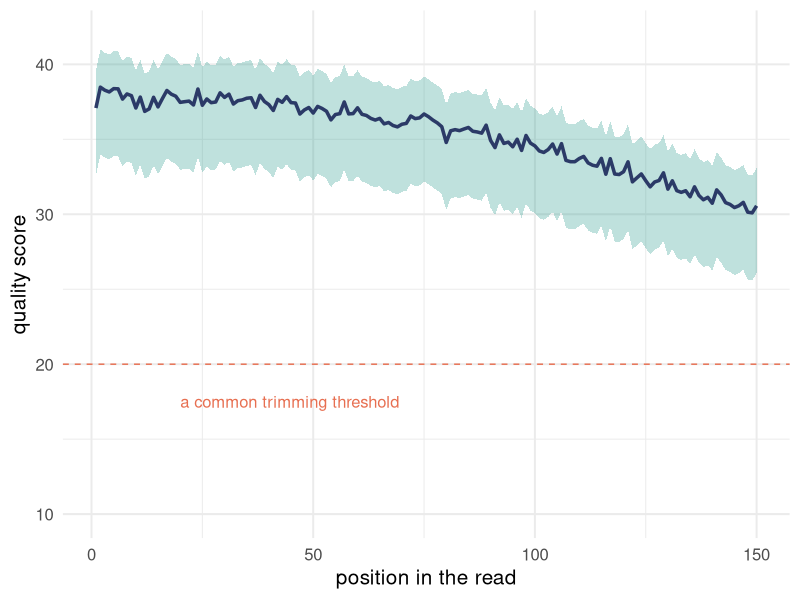
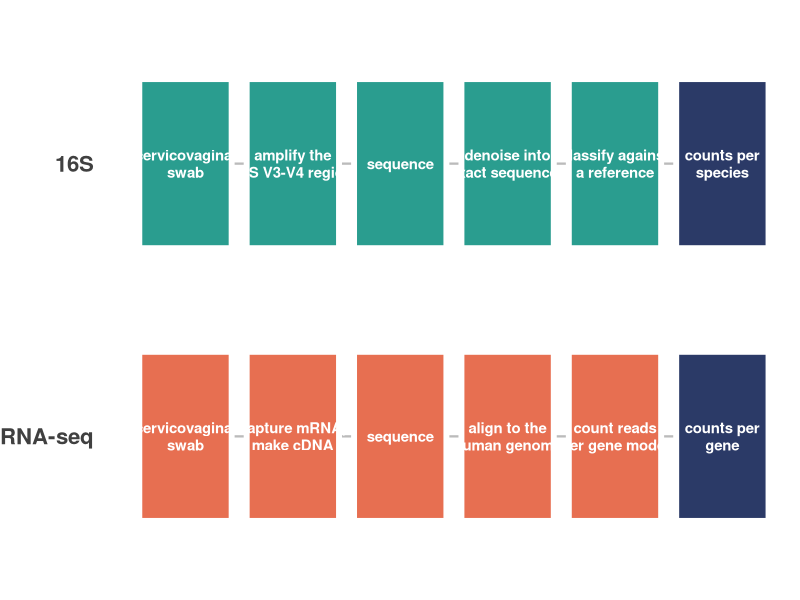
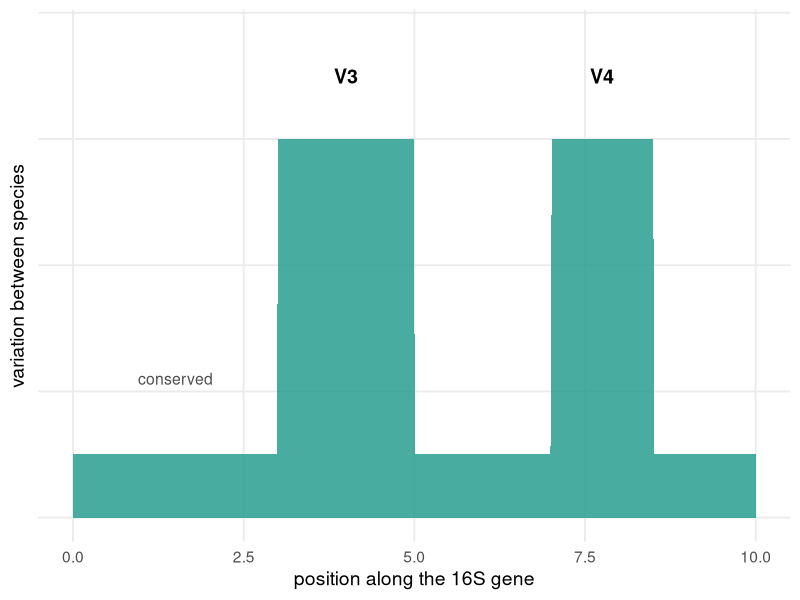
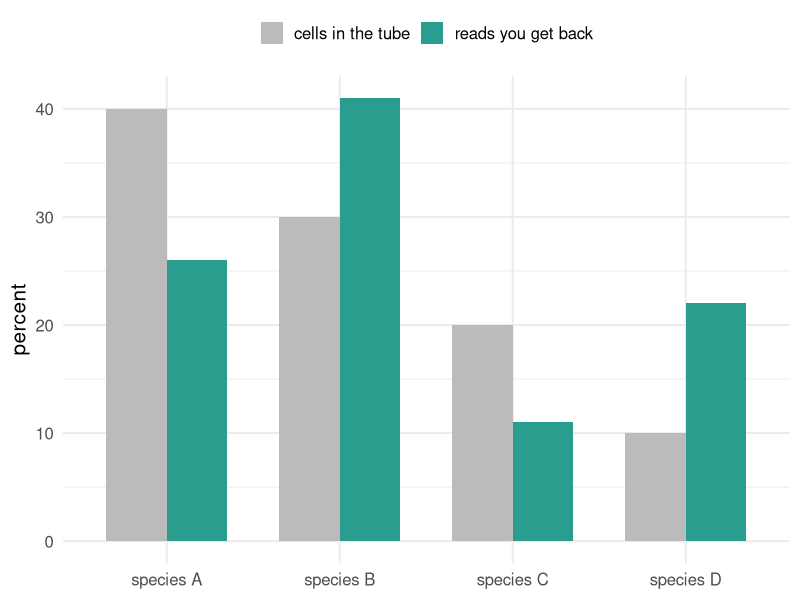
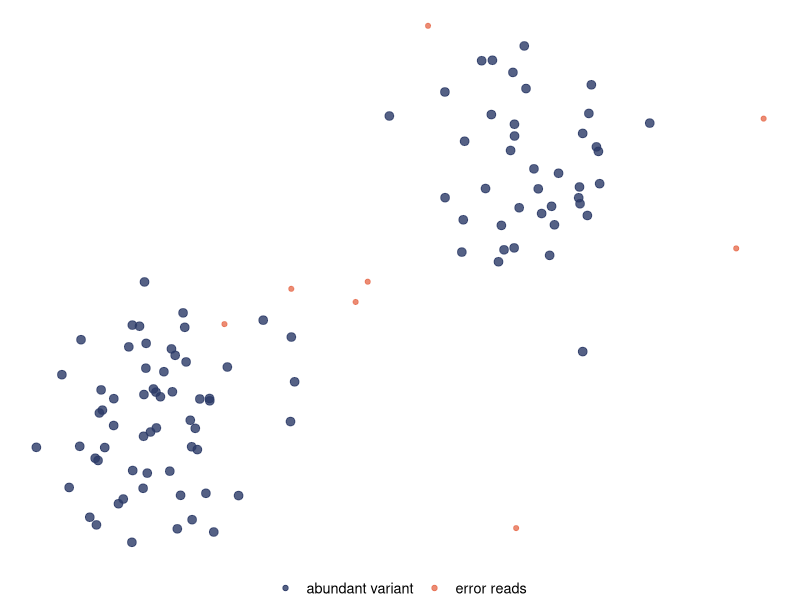
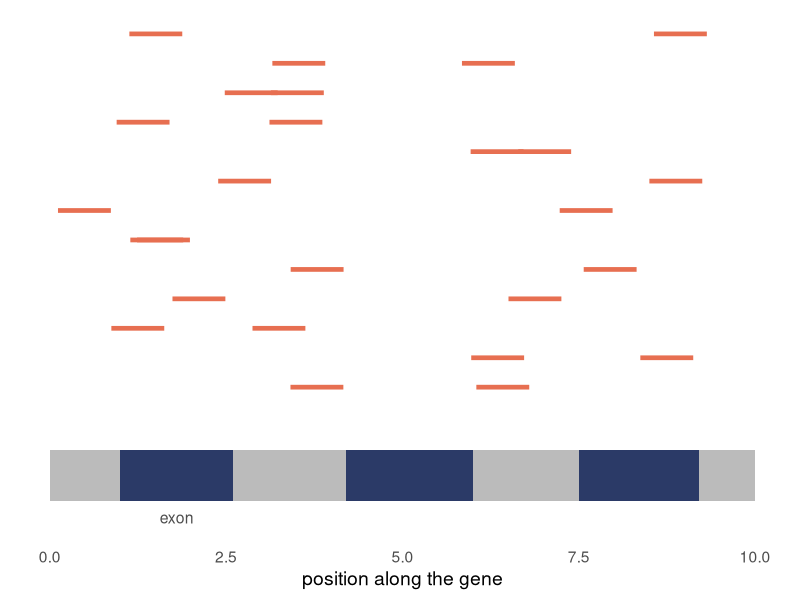
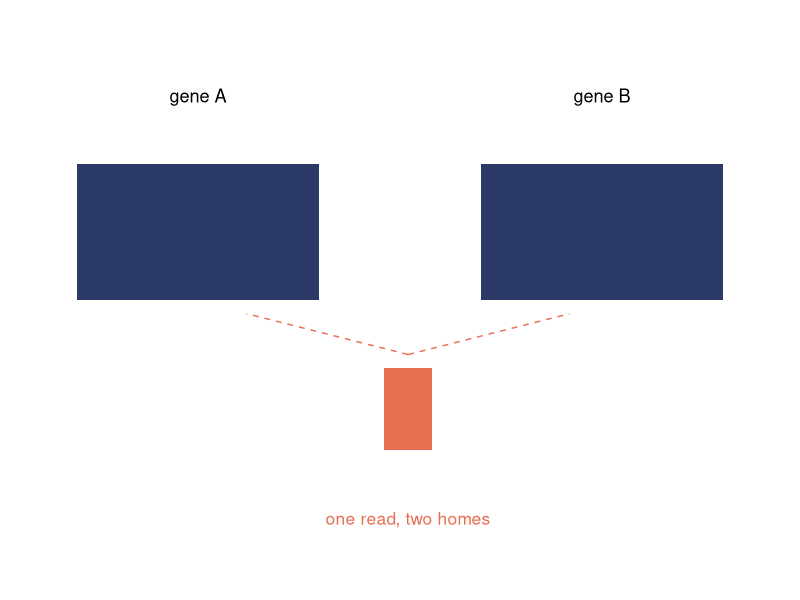
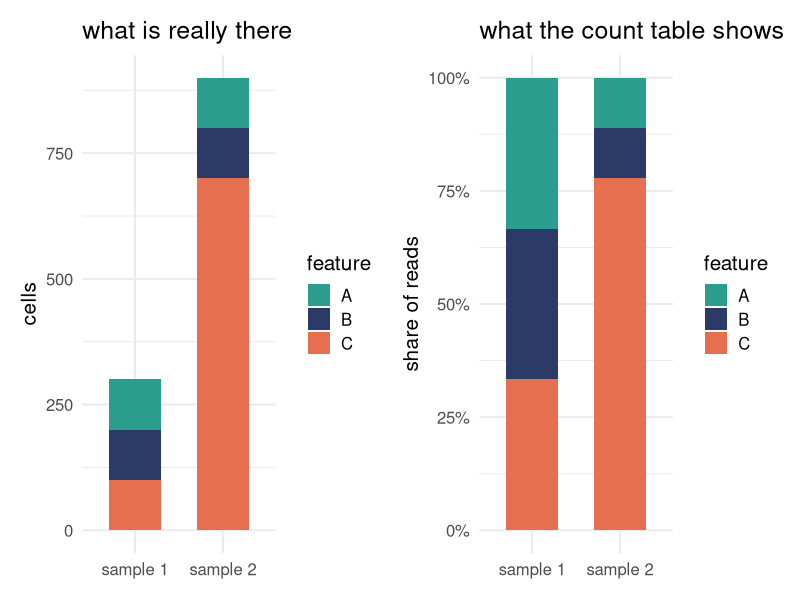

The R script that drew these images, in order:
## ---- chunk 1
library(tidyverse)
library(patchwork)
pal <- c(navy = "#2b3a67", teal = "#2a9d8f", orange = "#e76f51",
         gold = "#e9c46a", grey = "#bbbbbb")
theme_set(theme_minimal(base_size = 15))
set.seed(11)
## ---- chunk 2
#| fig-width: 13
#| fig-height: 4.3
set.seed(7)
tibble(cycle = 1:150) |>
  mutate(q = 38 - 0.00035 * cycle^2 - rnorm(150, 0, 0.4),
         lo = q - 4.5, hi = pmin(q + 2.5, 41)) |>
  ggplot(aes(cycle, q)) +
  geom_ribbon(aes(ymin = lo, ymax = hi), fill = pal[["teal"]], alpha = 0.3) +
  geom_line(colour = pal[["navy"]], linewidth = 1.2) +
  geom_hline(yintercept = 20, linetype = 2, colour = pal[["orange"]]) +
  annotate("text", x = 20, y = 17.5, label = "a common trimming threshold",
           size = 4.2, colour = pal[["orange"]], hjust = 0) +
  labs(x = "position in the read", y = "quality score") +
  ylim(10, 42)
## ---- chunk 3
#| fig-width: 15
#| fig-height: 6
steps <- tribble(
  ~path, ~step, ~label,
  "16S", 1, "cervicovaginal\nswab",
  "16S", 2, "amplify the\n16S V3-V4 region",
  "16S", 3, "sequence",
  "16S", 4, "denoise into\nexact sequences",
  "16S", 5, "classify against\na reference",
  "16S", 6, "counts per\nspecies",
  "RNA", 1, "cervicovaginal\nswab",
  "RNA", 2, "capture mRNA,\nmake cDNA",
  "RNA", 3, "sequence",
  "RNA", 4, "align to the\nhuman genome",
  "RNA", 5, "count reads\nper gene model",
  "RNA", 6, "counts per\ngene"
) |>
  mutate(y = if_else(path == "16S", 2, 1),
         fill = case_when(step == 6 ~ pal[["navy"]],
                          path == "16S" ~ pal[["teal"]],
                          TRUE ~ pal[["orange"]]))

ggplot(steps, aes(step, y)) +
  geom_segment(aes(x = step, xend = step + 0.98, y = y, yend = y),
               data = steps |> filter(step < 6),
               colour = pal[["grey"]], linewidth = 0.8,
               arrow = arrow(length = unit(0.18, "cm"), type = "closed")) +
  geom_tile(aes(fill = fill), width = 0.86, height = 0.62, colour = "white", linewidth = 2) +
  geom_text(aes(label = label), colour = "white", size = 3.8, lineheight = 0.95,
            fontface = "bold") +
  scale_fill_identity() +
  scale_y_continuous(breaks = c(2, 1), labels = c("16S", "RNA-seq"), limits = c(0.5, 2.5)) +
  labs(x = NULL, y = NULL) +
  theme_void(base_size = 16) +
  theme(axis.text.y = element_text(face = "bold", colour = "grey25", hjust = 1,
                                   margin = margin(r = 10)))
## ---- chunk 4
#| fig-width: 6.5
#| fig-height: 4.2
tibble(x = seq(0, 10, length.out = 500)) |>
  mutate(conserved = 0.15 + 0.1 * sin(x * 3),
         variable = if_else(x > 3 & x < 5 | x > 7 & x < 8.5, 0.9, 0.15)) |>
  ggplot(aes(x)) +
  geom_area(aes(y = variable), fill = pal[["teal"]], alpha = 0.85) +
  annotate("text", x = 4, y = 1.05, label = "V3", size = 5, fontface = "bold") +
  annotate("text", x = 7.75, y = 1.05, label = "V4", size = 5, fontface = "bold") +
  annotate("text", x = 1.5, y = 0.33, label = "conserved", size = 4, colour = "grey30") +
  labs(x = "position along the 16S gene", y = "variation between species") +
  ylim(0, 1.15) +
  theme_minimal(base_size = 14) +
  theme(axis.text.y = element_blank(), panel.grid.minor = element_blank())
## ---- chunk 5
#| fig-width: 13
#| fig-height: 4.2
tibble(
  species = c("species A", "species B", "species C", "species D"),
  truth = c(40, 30, 20, 10),
  observed = c(26, 41, 11, 22)
) |>
  pivot_longer(-species, names_to = "what", values_to = "pct") |>
  mutate(what = recode(what, truth = "cells in the tube", observed = "reads you get back")) |>
  ggplot(aes(species, pct, fill = what)) +
  geom_col(position = "dodge", width = 0.7) +
  scale_fill_manual(values = c(`cells in the tube` = pal[["grey"]],
                               `reads you get back` = pal[["teal"]])) +
  labs(x = NULL, y = "percent", fill = NULL) +
  theme(legend.position = "top")
## ---- chunk 6
#| fig-width: 6.5
#| fig-height: 4
set.seed(12)
tibble(x = c(rnorm(60, 2, 0.35), rnorm(40, 4, 0.35), rnorm(8, 3, 1.2)),
       y = c(rnorm(60, 2, 0.35), rnorm(40, 3.4, 0.35), rnorm(8, 2.6, 1.2)),
       kind = c(rep("abundant variant", 60), rep("abundant variant", 40),
                rep("error reads", 8))) |>
  ggplot(aes(x, y, colour = kind, size = kind)) +
  geom_point(alpha = 0.8) +
  scale_colour_manual(values = c(`abundant variant` = pal[["navy"]],
                                 `error reads` = pal[["orange"]])) +
  scale_size_manual(values = c(2.6, 1.4)) +
  labs(x = NULL, y = NULL, colour = NULL) +
  guides(size = "none") +
  theme_void(base_size = 13) +
  theme(legend.position = "bottom")
## ---- chunk 7
#| echo: false
tibble(
  `what the classifier can say` = c("Lactobacillus crispatus",
                                    "Gardnerella, but which species is ambiguous",
                                    "family only",
                                    "bacteria"),
  `how our table names it` = c("lactobacillus_crispatus",
                              "gardnerella_swidsinskii_leopoldii",
                              "prevotella_sp_1",
                              "dropped")
) |> knitr::kable()
## ---- chunk 8
#| fig-width: 6.5
#| fig-height: 4.2
reads <- tibble(start = runif(26, 0, 9), y = rep(1:13, each = 2) * 0.07 + 0.25)
tibble(x = 0) |>
  ggplot() +
  annotate("rect", xmin = 0, xmax = 10, ymin = 0.05, ymax = 0.17,
           fill = pal[["grey"]]) +
  annotate("rect", xmin = c(1, 4.2, 7.5), xmax = c(2.6, 6, 9.2), ymin = 0.05, ymax = 0.17,
           fill = pal[["navy"]]) +
  annotate("text", x = 1.8, y = 0.01, label = "exon", size = 4, colour = "grey30") +
  geom_segment(data = reads, aes(x = start, xend = start + 0.75, y = y, yend = y),
               colour = pal[["orange"]], linewidth = 1.6) +
  labs(x = "position along the gene", y = NULL) +
  xlim(0, 10) +
  theme_minimal(base_size = 14) +
  theme(axis.text.y = element_blank(), panel.grid = element_blank())
## ---- chunk 9
#| fig-width: 13
#| fig-height: 4
tibble(x = 0) |>
  ggplot() +
  annotate("rect", xmin = c(0.5, 5.5), xmax = c(3.5, 8.5), ymin = 1, ymax = 1.5,
           fill = pal[["navy"]]) +
  annotate("text", x = c(2, 7), y = 1.75, label = c("gene A", "gene B"), size = 4.6) +
  annotate("rect", xmin = 4.3, xmax = 4.9, ymin = 0.45, ymax = 0.75,
           fill = pal[["orange"]]) +
  annotate("text", x = 4.6, y = 0.2, label = "one read, two homes", size = 4.4,
           colour = pal[["orange"]]) +
  annotate("segment", x = 4.6, xend = c(2.6, 6.6), y = 0.8, yend = 0.95,
           colour = pal[["orange"]], linetype = 2) +
  xlim(0, 9) + ylim(0, 2) +
  theme_void()
## ---- chunk 10
#| fig-width: 14
#| fig-height: 4.6
d <- tibble(
  sample = rep(c("sample 1", "sample 2"), each = 3),
  feature = rep(c("A", "B", "C"), 2),
  absolute = c(100, 100, 100, 100, 100, 700)
) |>
  group_by(sample) |>
  mutate(relative = absolute / sum(absolute)) |>
  ungroup()

p_abs <- ggplot(d, aes(sample, absolute, fill = feature)) +
  geom_col(width = 0.6) +
  labs(title = "what is really there", x = NULL, y = "cells") +
  scale_fill_manual(values = unname(pal[c("teal", "navy", "orange")]))
p_rel <- ggplot(d, aes(sample, relative, fill = feature)) +
  geom_col(width = 0.6) +
  scale_y_continuous(labels = scales::percent) +
  labs(title = "what the count table shows", x = NULL, y = "share of reads") +
  scale_fill_manual(values = unname(pal[c("teal", "navy", "orange")]))
p_abs + p_rel
